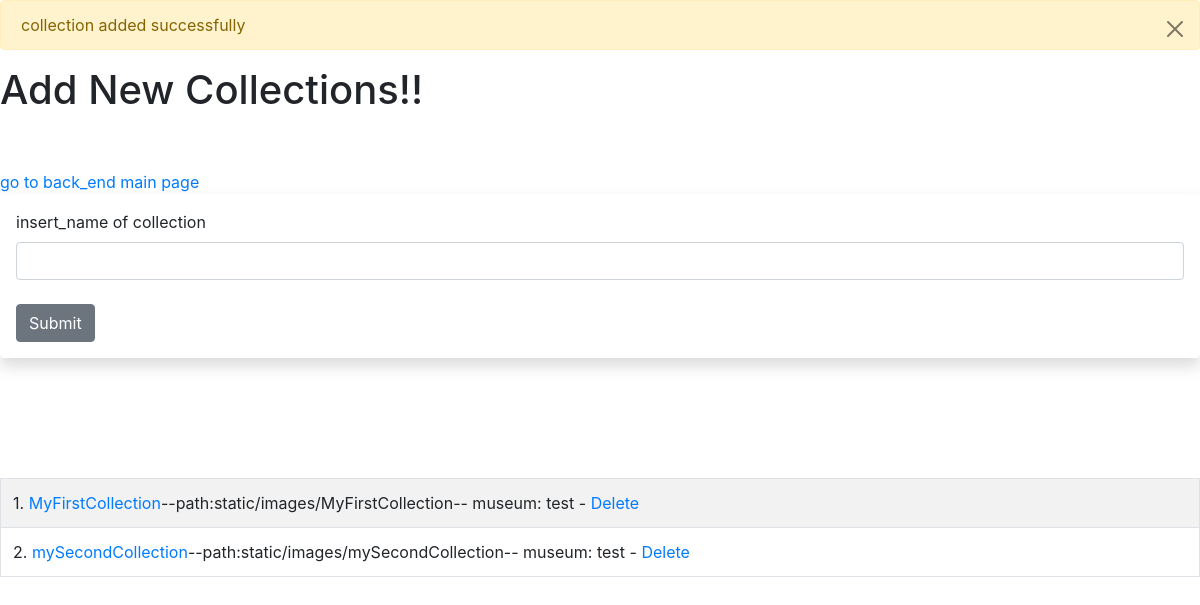
The app's page /back_end/add_collection (signed in) with its own data.
### database.py (models this page shows, shortened)
class Collection(db.Model):
    id = db.Column(db.Integer, primary_key=True)
    collection_name = db.Column(db.String(200), nullable=False)
    museum = db.Column(db.Integer, db.ForeignKey('museums.username'))
    collection_path = db.Column(db.String(200), unique=True)
    paintings = db.relationship('Paintings', backref='paintings')
    date_added = db.Column(db.DateTime, default=datetime.utcnow)

### views.py (the view, shortened to what this page needs)
@app.route('/back_end/add_collection', methods=['GET', 'POST'])
@database.login_required
def add_collection():
    collection = None
    path = None
    museum = None
    form = be.AddCollectionForm()
    flash("collection added successfully")
    our_collection = database.Collection.query.order_by(database.Collection.date_added)
    return render_template('add_collection.html', form=form, name=collection,
                           our_users=our_collection)

### back_end.py
class AddCollectionForm(FlaskForm):
    collection_name = StringField('insert_name of collection')
    submit = SubmitField('Submit')

### database.py (called while the page is built)
@login_manager.user_loader
def load_museum(museum_id):
    return Museums.query.get(int(museum_id))

### templates/add_collection.html (shortened to what this page needs)
{% extends 'base.html' %}
{% block body %}
   {% for message in get_flashed_messages() %}
	<div class="alert alert-warning alert-dismissible fade show" role="alert">
	  {{ message }}
	  <button type="button" class="btn-close" data-bs-dismiss="alert" aria-label="Close"></button>
	</div>
{% endfor %}
	<h1>Add New Collections!!</h1>
	<br/><br/>
    <a href="{{ url_for('back_end') }}">go to back_end main page</a>
    <br/>
    <div class="shadow p-3 mb-5  bg-body rounded ">
        <form method="POST">
        {{ form.collection_name.label(class='form-label') }}
        {{ form.collection_name(class='form-control')}}
        <br/>
        {{ form.submit(class='btn btn-secondary') }}
        <br/>
        </form>
    </div>
    <br/><br/><br/>
    <table class="table table-hover table-bordered table-striped">
    {% for our_user in our_users %}
	<tr>
	<td>{{ our_user.id }}. <a href="">{{ our_user.collection_name}}</a>--path:{{ our_user.collection_path }}--
	museum: {{ our_user.museum }} -
	<a href="{{ url_for('delete', id=our_user.id)}}">Delete</a></td>
	</tr>
    {% endfor %}
</table>
{% endblock %}

### static/css/main.css (style rules this page uses)
body { margin:0; height: 100%; width:100%; font-family: sans-serif; }
*, *:before, *:after { margin: 0; padding: 0; -webkit-box-sizing: border-box; -moz-box-sizing:border-box; box-sizing: border-box; }

### records on screen
Collection: id "1", collection_name "MyFirstCollection", collection_path "static/images/MyFirstCollection", museum "test"
Collection: id "2", collection_name "mySecondCollection", collection_path "static/images/mySecondCollection", museum "test"

### other values on screen
{{ message }} "collection added successfully"
